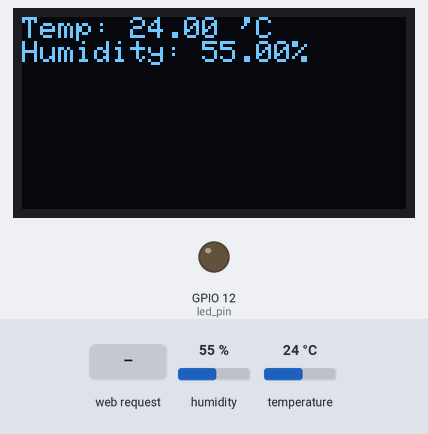
Bench run of a sketch on a simulated ESP32. On the bench: 128×64 one-colour display, output pins drawn as LEDs (lit = HIGH). The inputs (shaded band) are chosen by the test bench; at power-on: humidity 55 %, temperature 24 °C. WiFi joins after 1.5 s; servers stay silent unless stated; pins used as bus, display or sensor lines are not drawn; what the sketch prints to the serial monitor is not drawn.

Above: at 8.2 s.
8.3 s: HTTP request GET /index/on received
At 10.8 s:
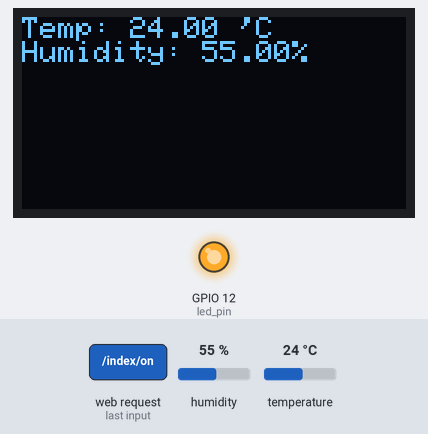
12.1 s: humidity set to 22 %
At 15.1 s:
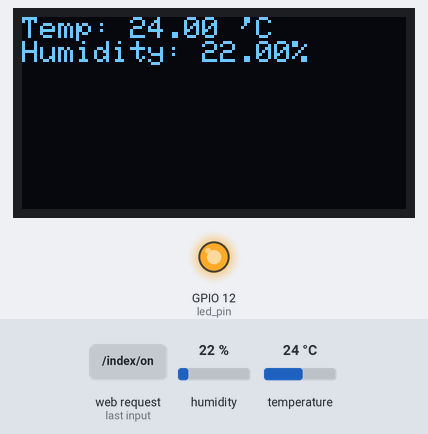
15.9 s: temperature set to 12 °C
At 17.9 s:
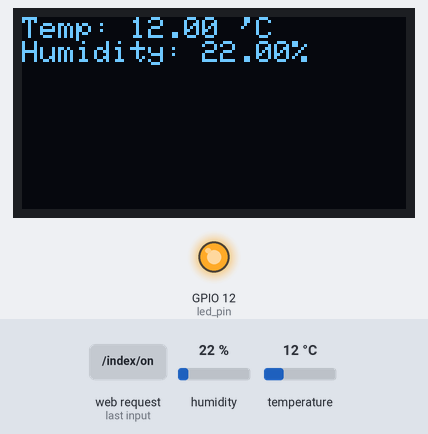
19.7 s: humidity set to 40 %
At 20.9 s:
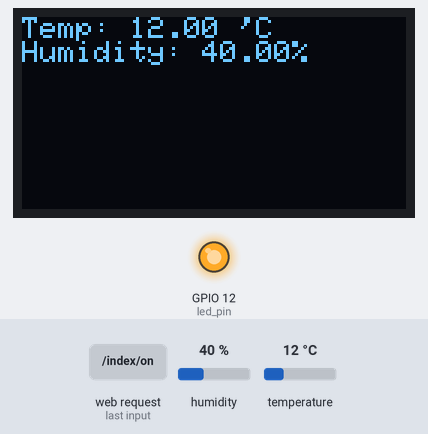
23.5 s: temperature set to 19 °C
27.4 s: HTTP request GET /index/off received
At 29.4 s:
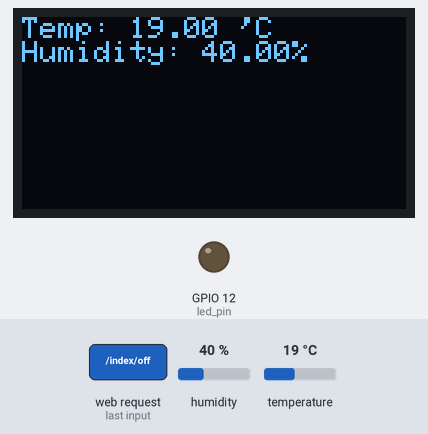
Timing chart, 0 to 30.9 s (numbered marks = the images above; inputs shaded):
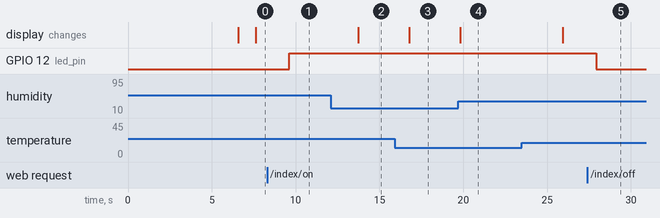

Measured:
- after the input at 8.3 s, GPIO 12 (led_pin): LOW → HIGH after 1.3 s
- after the input at 12.1 s, the display: changes after 1.6 s (image 2)
- after the input at 15.9 s, the display: changes after 0.88 s (image 3)
- after the input at 19.7 s, the display: changes after 0.13 s (image 4)
- after the input at 27.4 s, GPIO 12 (led_pin): HIGH → LOW after 0.53 s

The sketch:

stage3.ino
```cpp
#include <WiFi.h>
#include <WebServer.h>
#include <ESPmDNS.h>
//#include <LittleFS.h>
#include <Adafruit_GFX.h>
#include <SPI.h>
#include <DHT.h>
#include <Adafruit_SSD1306.h>

//定义led引擎
#define led_pin 12
// SPI引脚定义
#define OLED_MOSI 23   // 数据线
#define OLED_CLK 18    // 时钟线
#define OLED_DC 17     // 数据/命令选择
#define OLED_CS 5      // 片选(如不使用可设为-1
#define OLED_RESET 16  // 复位printf("printf("");");
#define SCREEN_WIDTH 128
#define SCREEN_HEIGHT 64

#define DHT_DATA 4
#define DHTTYPE DHT11

SPIClass mySPI = SPIClass(VSPI);  //或者说HSPI不冲突都一样
Adafruit_SSD1306 display(SCREEN_WIDTH, SCREEN_HEIGHT, &mySPI, OLED_DC, OLED_RESET, OLED_CS);
DHT dht(DHT_DATA, DHTTYPE);

float temperature = 0;
float humidity = 0;

const char* ssid = "802";
const char* password = "18113936661";
unsigned long startAttemptTime = millis();
const unsigned long timeout = 60000;  // 60秒超时

//创建对象，监听ESP32的80端口
WebServer server(80);

//用于访问服务器根目录时，所以状态码是成功请求
//慢闪一次
void handleRoot() {
  //状态码（相当于有特殊含义的数字，表示请求成功）+内容类型：纯文本+内容
  //server.on(200,text/plain,"Hello from ESP32!");
  //显示网页，监听对象+工具类型+文件位置
  //server.serveStatic("/index", LittleFS, "/index.html");
  //r只读模式打开
  // File file = LittleFS.open("/index.html", "r");
  // server.streamFile(file, "text/html");
  // file.close();  //文件操作之后必须关闭
  String html = "<!DOCTYPE html>\n"
                "<html lang=\"en\">\n"
                "<head>\n"
                "    <meta charset=\"UTF-8\">\n"
                "    <meta name=\"viewport\" content=\"width=device-width, initial-scale=1.0\">\n"
                "    <title>ESP32网页控制LED</title>\n"
                "    <script>\n"
                "     function fetchStatus (){fetch(\"/status\")  // 向 ESP32 请求 LED 状态\n"//fetch就是访问，会激发server.on
                "        .then(res => res.text())\n"  //将返回对象转化为纯文本
                "        .then(text => {\n"
                "            document.getElementById(\"status\").innerText = text;\n"  //找到网页中ID为"status"的HTML元素，并将其文本内容设置为text变量的值
                "        });}\n"
                "     function fetchData(){"
                "        fetch(\"/data\")"
                "         .then(res =>res.json())\n"
                "         .then(data =>{\n"
                "             document.getElementById(\"temp\").textContent = data.temperature;\n"
                "             document.getElementById(\"humidity\").textContent = data.humidity;\n"
                "         });}\n"
                "       fetchStatus();"
                "       fetchData();"
                "       setInterval(fetchStatus,1000);"
                "       setInterval (fetchData,3000);"
                "    </script>\n"
                "</head>\n"
                "<body>\n"
                "  <h1>控制LED灯</h1>\n"
                "  <h2>当前状态：<span id=\"status\"></span></h2>\n"
                "  <button onclick=\"turnOn()\">打开</button>\n"  //点击按钮时，调用turnOn()函数，向ESP32发送"/index/on"请求
                "  <button onclick=\"turnOff()\">关闭</button>\n"
                "  \n"
                "  <script>\n"
                "    function turnOn() {\n"
                "      fetch('/index/on')\n"
                // "        .then(response => response.text())\n"
                // "        .then(text => {\n"
                // "          document.getElementById('status').innerText = 'ON';\n"
                // "        });\n"
                "    }\n"
                "    \n"
                "    function turnOff() {\n"
                "      fetch('/index/off')\n"
                // "        .then(response => response.text())\n"
                // "        .then(text => {\n"
                // "          document.getElementById('status').innerText = 'OFF';\n"
                //"        });\n"
                "    }\n"
                "  </script>\n"
                " <h2>当前温度<span id=\"temp\"></span></h2>"
                " <h2>当前湿度<span id=\"humidity\"></span></h2>"
                "</body>";
  server.send(200, "text/html", html);
}

//访问未定义路径时进行
//快闪两次
void handleNotFound() {
  String message = "File Not Found\n\n";  //使用string而不是char*，一是因为后续拼接，二是自动内存管理，char*多用于小规模确定字符串
  message += "URI: ";
  message += server.uri();
  message += "\nMethod: ";
  message += (server.method() == HTTP_GET) ? "GET" : "POST";
  message += "\nArguments: ";
  message += server.args();  //返回请求携带的参数总量
  message += "\n";
  for (uint8_t i = 0; i < server.args(); i++) {
    message += " " + server.argName(i) + ": " + server.arg(i) + "\n";  //打印第i个参数名和第i个参数值
  }
  server.send(404, "text/plain", message);
  for (int i = 0; i < 2; i++) {
    digitalWrite(led_pin, HIGH);
    delay(500);
    digitalWrite(led_pin, LOW);
  }
}
//读取DHT11数据并存储
bool readSensorData() {
  temperature = dht.readTemperature();
  humidity = dht.readHumidity();
  if (isnan(temperature) || isnan(humidity)) {
    Serial.println("读取失败");
    return false;
  } else {
    return true;
  }
}
//setup里面初始化屏幕
void initialOLED() {
  display.clearDisplay();
  display.setTextSize(1);
  display.setTextColor(WHITE);
  display.setCursor(0, 0);
  display.println("Hello World!");
  display.ssd1306_command(255);  // 0-255
  display.display();
}
//更新OLED屏幕数据
void updateOLED() {
  display.clearDisplay();  //清空缓冲区
  display.setTextSize(1);
  display.setTextColor(SSD1306_WHITE);
  display.setCursor(0, 0);
  display.print("Temp: ");
  display.print(temperature);
  display.println(" 'C");
  display.print("Humidity: ");
  display.print(humidity);
  display.println("%");
  display.ssd1306_command(255);  // 0-255
  display.display();             //缓冲区上传到oled
}
//输出AHT11数据到串口监视器，排除DHT11故障
void updateSerial() {
  Serial.print("温度: ");
  Serial.print(temperature);
  Serial.print(" ℃，湿度: ");
  Serial.print(humidity);
  Serial.println(" %");
}
void setup() {
  // put your setup code here, to run once:

  //点灯
  //设置引脚为输出模式
  pinMode(led_pin, OUTPUT);
  digitalWrite(led_pin, LOW);

  //连接WiFi
  //配置串口屏的通信波特率
  Serial.begin(115200);  //功能：初始化硬件串口（UART），设置通信波特率为115200bps
  //wroom-32等待初始化稳定
  delay(5000);  // while (!Serial) {       //wroom-32的Serial一直是true，不使用循环
                //   delay(100);           //s2/s3的Serial为false表示未初始化，延迟等待初始化或者稳定
                // }

  //开始连接
  Serial.println();
  Serial.println("******************************************************");
  Serial.print("Connecting to ");

  Serial.print("Connecting to WiFi: ");
  Serial.println(ssid);

  WiFi.mode(WIFI_STA);                 //客户端模式
  WiFi.begin(ssid, password);          //链接wifi会自动持续重试
  WiFi.persistent(false);              //避免重复发送请求
  WiFi.setAutoReconnect(true);         //断连后自动重新连接
  WiFi.setTxPower(WIFI_POWER_8_5dBm);  //加强WiFi连接强度
  //是否链接上，加上连接超时机制
  while (WiFi.status() != WL_CONNECTED && millis() - startAttemptTime < timeout) {
    delay(500);
    Serial.print(".");
  }

  if (WiFi.status() != WL_CONNECTED) {
    Serial.println("Failed to connect.");
  } else {
    Serial.println("Successfully connected!");
    Serial.println(WiFi.localIP());
  }

  //启动LittleFS管理
  // if (!LittleFS.begin()) {
  //   Serial.println("An error occurred while mounting LittleFS");
  //   return;
  // }
  //设置ESPmDNS服务器
  if (MDNS.begin("esp32")) {
    Serial.println("MDNS responder started");
  }
  //监听根路径，访问时调用函数
  //server.on类型注册监听不会立即执行监听事件发生的函数，但是必须在ser.begin之前，真正的监听是loop函数里的handleclient
  //直接在index里http请求获取LED状态即可
  server.on("/", handleRoot);  //是函数指针；server.on("/", handleRoot());是调用函数，执行，返回返回值，
  // //监听执行临时函数
  // server.on("/inline", []() {
  //   server.send(200, "text/plain", "this works as well");
  // });                            //是示例里的代码，无实际作用
  //访问未定义路径时执行
  server.onNotFound(handleNotFound);
  //
  server.on("/status", []() {
    server.send(200, "text/plain", digitalRead(led_pin) == HIGH ? "ON" : "OFF");
  });
  server.on("/index/on", HTTP_GET, []() {
    digitalWrite(led_pin, HIGH);
    server.send(200, "text/plain", "LED is ON");
  });

  server.on("/index/off", HTTP_GET, []() {
    digitalWrite(led_pin, LOW);
    server.send(200, "text/plain", "LED is OFF");
  });

  // 添加温湿度数据端点
  server.on("/data", HTTP_GET, []() {
    String condition = "{\"temperature\":" + String(temperature) + ",\"humidity\":" + String(humidity) + "}";
    server.send(200, "application/json", condition);
  });

  //server.serveStatic("/bootstrap.min.css", LittleFS, "/bootstrap.min.css");
  //启动ESO32网络服务
  server.begin();
  Serial.println("HTTP server started");


  // SPI初始化
  mySPI.begin(OLED_CLK, -1, OLED_MOSI, OLED_CS);  //MISO用不上
  //mySPI.beginTransaction(SPISettings(1000000, MSBFIRST, SPI_MODE0));  // 设置为1MHz
  // OLED初始化
  // 初始化OLED
  pinMode(OLED_RESET, OUTPUT);
  digitalWrite(OLED_RESET, LOW);
  delay(10);
  digitalWrite(OLED_RESET, HIGH);
  delay(10);
  if (!display.begin(SSD1306_SWITCHCAPVCC)) {
    Serial.println("OLED初始化失败");
    while (1)
      ;
  } else {
    Serial.println("OLED初始化成功");
  }
  display.clearDisplay();
  //DHT初始化
  dht.begin();
  Serial.println("DHT初始化成功");

  initialOLED();
}

void loop() {
  // put your main code here, to run repeatedly:
  //handleClient函数实现真实的监听，server.on是注册监听对象以及触发的函数，在handleclient中才会检查监听事件对象是否发生
  server.handleClient();
  delay(1000);
  //读取数据
  readSensorData();
  //读取失败时跳出loop结束
  if (!readSensorData()) {
    return;
  }
  updateSerial();
  updateOLED();
  delay(2000);
}
```
